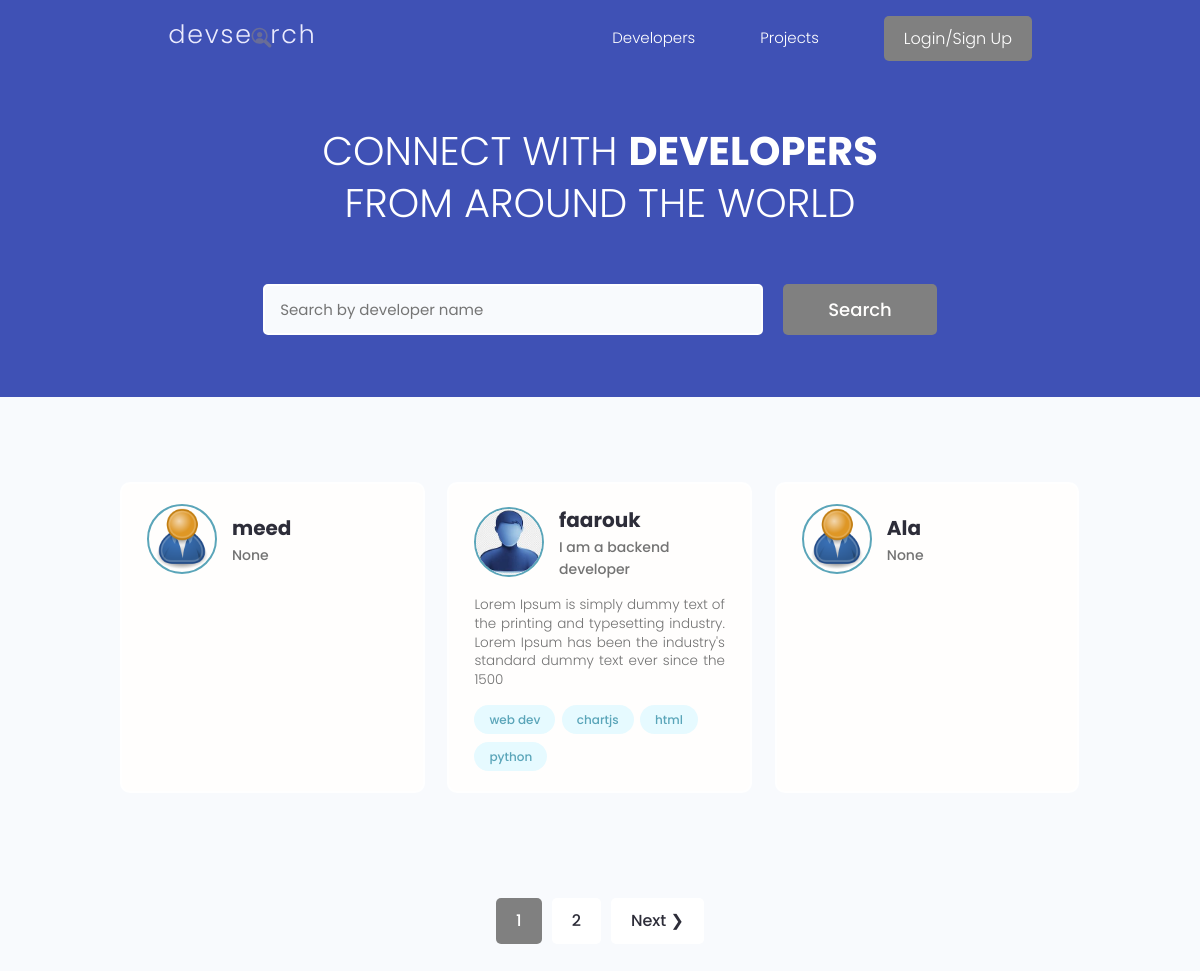
The app's page /, older data.
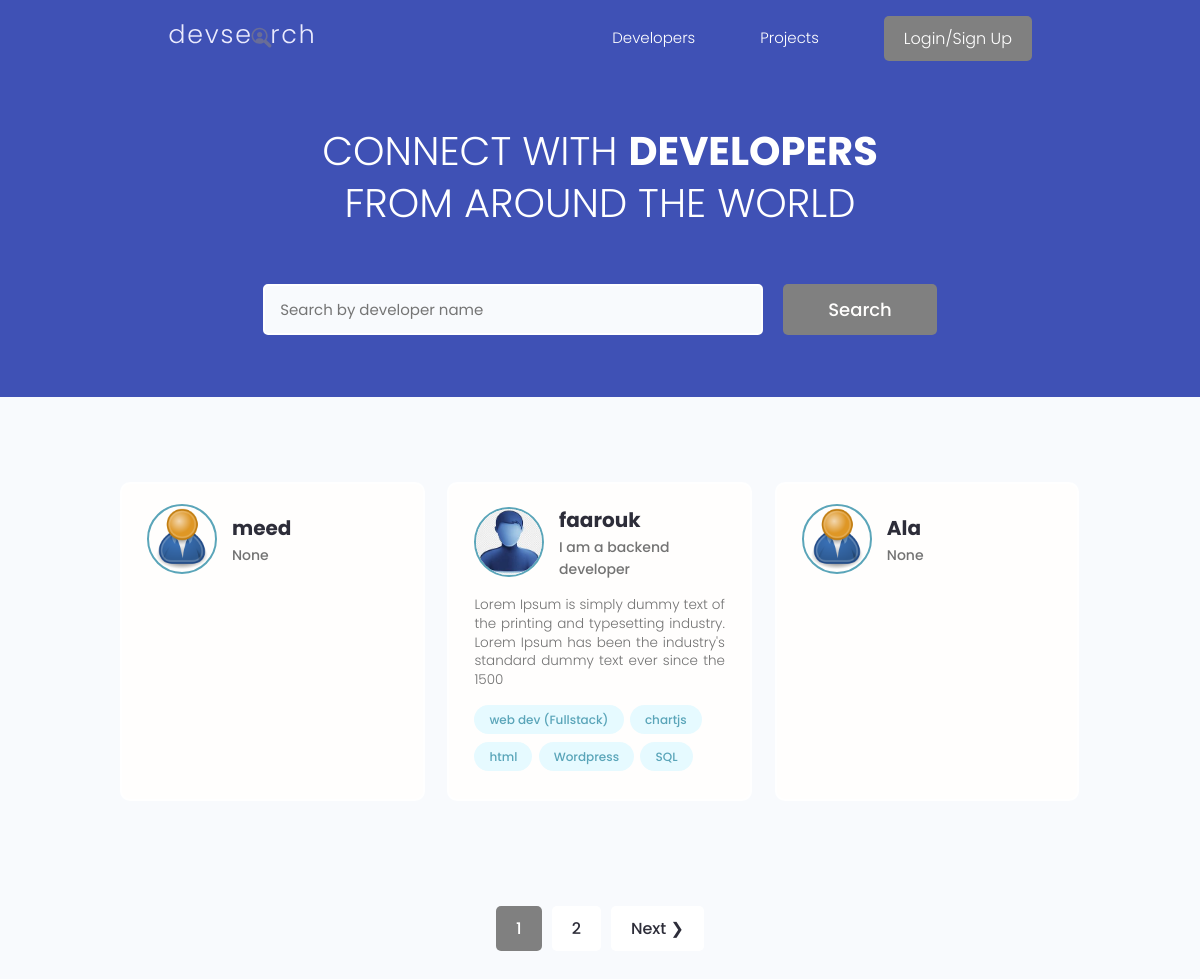
The same page, newer data.
### users/models.py (models this page shows, shortened)
class Profile(models.Model):
    user = models.OneToOneField(User,on_delete=models.CASCADE,null=True,blank=True)
    name = models.CharField(max_length=200,null=True,blank=True)
    email = models.EmailField(max_length=500,null=True,blank=True)
    username = models.CharField(max_length=200,null=True,blank=True)
    location = models.CharField(max_length=200,null=True,blank=True)
    short_intro = models.CharField(max_length=200,null=True,blank=True)
    bio = models.TextField(null=True,blank=True)
    profile_image = models.ImageField(null=True,blank=True,upload_to='profiles/',default="profiles/user-default.png")
    social_github = models.CharField(max_length=200,null=True,blank=True)
    social_twitter = models.CharField(max_length=200,null=True,blank=True)
    social_linkedin = models.CharField(max_length=200,null=True,blank=True)
    social_youtube = models.CharField(max_length=200,null=True,blank=True)
    social_website = models.CharField(max_length=200,null=True,blank=True)
    created = models.DateTimeField(auto_now_add=True)
    id = models.UUIDField(default=uuid.uuid4, unique = True,
                          primary_key=True,editable=False)

class Skill(models.Model):
    owner = models.ForeignKey(Profile,on_delete=models.CASCADE,null=True,blank=True)
    name =  models.CharField(max_length=200,null=True,blank=True)
    description = models.TextField(null=True,blank=True)
    created = models.DateTimeField(auto_now_add=True)
    id = models.UUIDField(default=uuid.uuid4, unique = True,
                          primary_key=True,editable=False)
    def __str__(self) -> str:
        return str(self.name)

### users/views.py (the view)
# urls.py: path('',views.profiles,name = "profiles"),
def profiles(request):
    profiles, search_query = searchProfiles(request)
    custom_range,profiles = paginateProfiles(request,profiles,3)
    context = {'profiles' : profiles,'search_query':search_query , 'custom_range' : custom_range}
    return render(request, 'users/profiles.html',context)

### users/utils.py (called while the page is built)
def paginateProfiles(request,profiles,results):
    page = request.GET.get('page')
    paginator = Paginator(profiles, results)
    try:
      profiles = paginator.page(page)
    except PageNotAnInteger:
       page = 1
       profiles = paginator.page(page)
    except EmptyPage:
       page = paginator.num_pages
       profiles = paginator.page(page)
    leftIndex = (int(page) - 4)
    if leftIndex < 1 :
       leftIndex = 1
    rightIndex = (int(page) + 5)
    if rightIndex > paginator.num_pages :
       rightIndex = paginator.num_pages + 1
    custom_range = range(leftIndex,rightIndex)
    return custom_range, profiles

def searchProfiles(request):
    search_query = ''
    if request.GET.get('search_query'):
       search_query = request.GET.get('search_query')
    skills = Skill.objects.filter(name__icontains =search_query )
    profiles = Profile.objects.distinct().filter(
       Q(name__icontains=search_query) |
       Q(short_intro__icontains = search_query) |
       Q(skill__in = skills)
       )
    return profiles, search_query

### users/templates/users/profiles.html (shortened to what this page needs)
{% extends 'main.html' %} {% block content %}
<main class="home">
	<section class="hero-section text-center">
		<div class="container container--narrow">
			<div class="hero-section__box">
				<h2>CONNECT WITH <span>DEVELOPERS</span></h2>
				<h2>FROM AROUND THE WORLD</h2>
			</div>
			<div class="hero-section__search">
				<form
					id="searchForm"
					class="form"
					action="{% url 'profiles' %}"
					method="get">
					<div class="form__field">
						<input
							class="input input--text"
							id="formInput#search"
							type="text"
							name="search_query"
              value="{{search_query}}"
							placeholder="Search by developer name" />
					</div>
					<input
						class="btn btn--sub btn--lg"
						type="submit"
						value="Search" />
				</form>
			</div>
		</div>
	</section>
	<section class="devlist">
		<div class="container">
			<div class="grid grid--three">
				{% for profile in profiles %}
				<div class="column card">
					<div class="dev">
						<a
							href="{% url 'user-profile' profile.id %}"
							class="card__body">
							<div class="dev__profile">
								<img
									class="avatar avatar--md"
									src="{{profile.profile_image.url}}"
									alt="image" />
								<div class="dev__meta">
									<h3>{{profile.name}}</h3>
									<h5>{{profile.short_intro|slice:"60"}}</h5>
								</div>
							</div>
							<p class="dev__info">{{profile.bio|slice:"150"}}</p>
							<div class="dev__skills">
								{% for skill in profile.skill_set.all|slice:"5" %}
								<span class="tag tag--pill tag--main">
									<small>{{skill}}</small>
								</span>
								{% endfor %}
							</div>
						</a>
					</div>
				</div>
				{% endfor %}
			</div>
		</div>
	</section>
	{% include 'pagination.html' with queryset=profiles custom_range=custom_range %}
</main>
{% endblock %}

Row changes from the older to the newer data that the page shows:
removed Skill: name "python", shown under Profile "faarouk"
changed Skill: name "web dev" → "web dev (Fullstack)"
added Skill: name "Wordpress", shown under Profile "faarouk"
added Skill: name "SQL", shown under Profile "faarouk"
